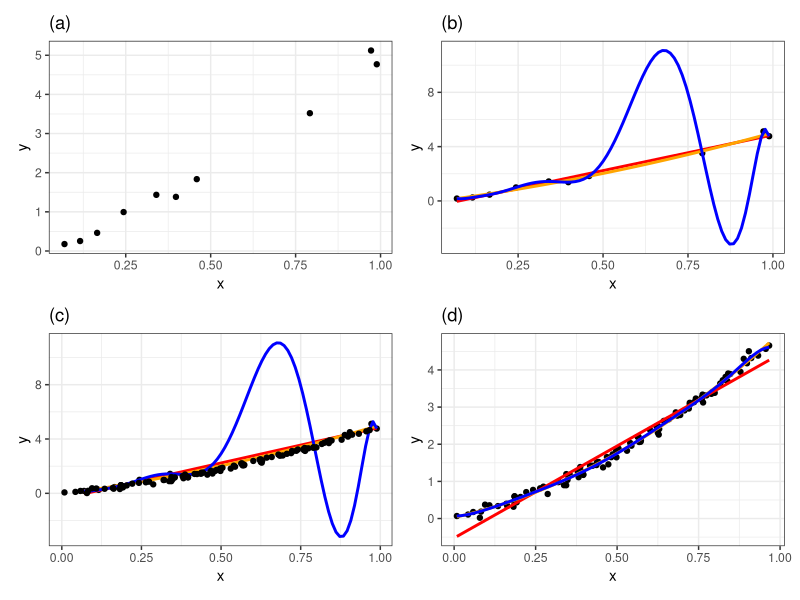

Reproduce this figure in R.
# Tese de Doutorado
# Estratégias para análise de dados de poluição do ar
# Maio de 2018
# William Nilson de Amorim

library(tidyverse)
library(patchwork)
set.seed(7)


# Exemplo trade-off viés/variancia ----------------------------------------

dados <- data_frame(
  x = runif(10),
  y = 2*x + 3*x^2 + rnorm(10, 0, 0.15) 
)

dados2 <- data_frame(
  x = runif(100),
  y = 2*x + 3*x^2 + rnorm(100, 0, 0.1) 
)

modelo <- lm(y ~ x, data = dados)
modelo2 <- lm(y ~ poly(x, 2), data = dados)


p1 <- ggplot(dados, aes(x = x, y = y)) + 
  geom_point() + 
  theme_bw() +
  ggtitle("(a)")

p2 <- ggplot(dados, aes(x = x, y = y)) + geom_point() + 
  geom_smooth(formula = y ~ x, colour = "red", se = FALSE, method = 'lm') +
  geom_smooth(formula = y ~ poly(x, 2), colour = "orange", se = FALSE, method = 'lm') +
  geom_smooth(formula = y ~ poly(x, 9), colour = "blue", se = FALSE, method = 'lm') +
  theme_bw() +
  ggtitle("(b)")

p3 <- ggplot(dados, aes(x = x, y = y)) + geom_point() + 
  geom_smooth(formula = y ~ x, colour = "red", se = FALSE, method = 'lm') +
  geom_smooth(formula = y ~ poly(x, 2), colour = "orange", se = FALSE, method = 'lm') +
  geom_smooth(formula = y ~ poly(x, 9), colour = "blue", se = FALSE, method = 'lm') +
  geom_point(data = dados2, aes(x = x, y = y)) +
  theme_bw() +
  ggtitle("(c)")

p4 <- ggplot(dados2, aes(x = x, y = y)) + geom_point() + 
  geom_smooth(formula = y ~ x, colour = "red", se = FALSE, method = 'lm') +
  geom_smooth(formula = y ~ poly(x, 2), colour = "orange", se = FALSE, method = 'lm') +
  geom_smooth(formula = y ~ poly(x, 9), colour = "blue", se = FALSE, method = 'lm') +
  theme_bw()  +
  ggtitle("(d)")

p <- p1 + p2 + p3 + p4

ggsave(
  filename = "text/figuras/cap-aprend-estat-trade-off.pdf", 
  plot = p,
  width = 6, height = 4
)

# Tabelas de RSME

poly_lm <- function(dados, d) {
  lm(y ~ poly(x, degree = d, raw = TRUE), data = dados)
}

calcula_rmse <- function(modelo) {
  mean(residuals(modelo)^2) %>%
    sqrt() %>% 
    round(3)
}

calcula_rmse2 <- function(modelo, dados) {
  mean((predict(modelo, newdata = dados) - dados$y)^2) %>% 
    sqrt() %>% 
    round(3)
}

rmse1 <-
  map(1:9, poly_lm, dados = dados) %>% 
  map(calcula_rmse) %>% 
  purrr::flatten_dbl()

rmse2 <-
  map(1:9, poly_lm, dados = dados) %>% 
  map(calcula_rmse2, dados = dados2) %>% 
  purrr::flatten_dbl()

tibble(
  `Grau do polinômio` = 1:9, 
  RMSE = rmse1, 
  RMSE2 = rmse2,
  Placeholder = ""
) %>% 
  knitr::kable(format = "latex", align = c("c", "c", "c"))





